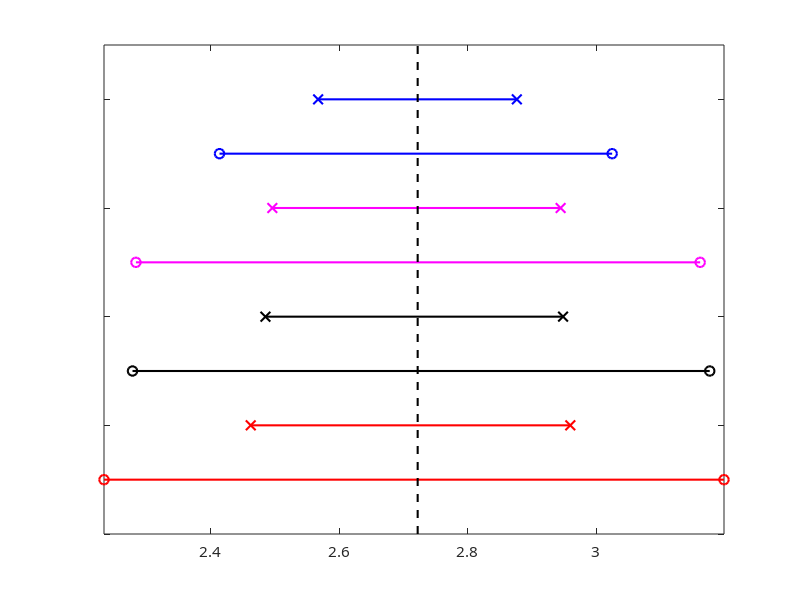
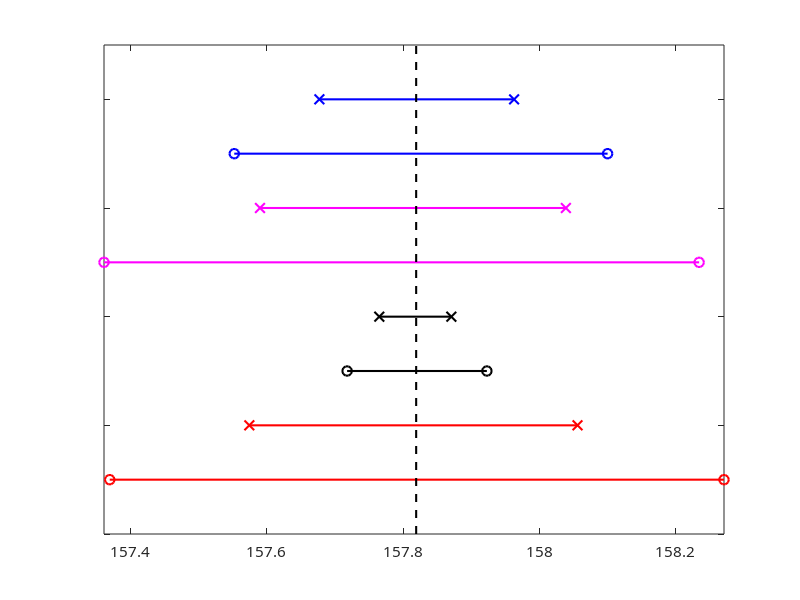
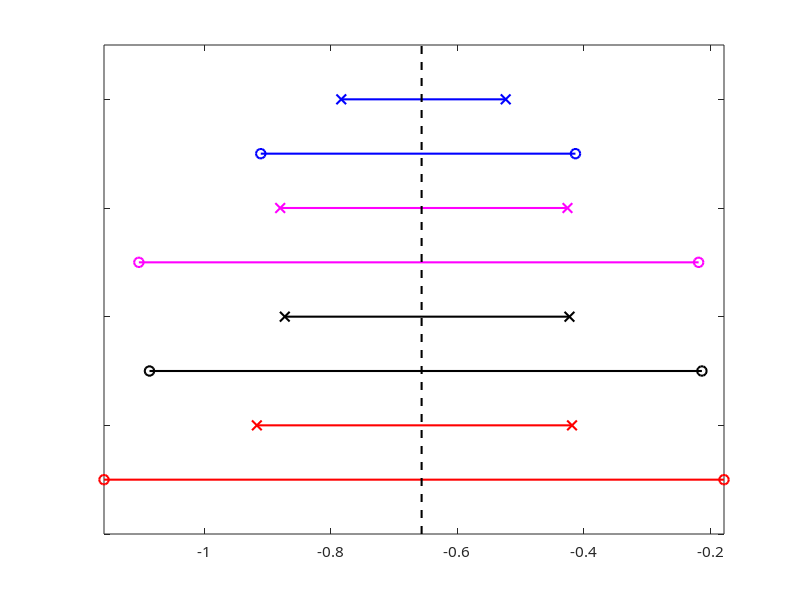
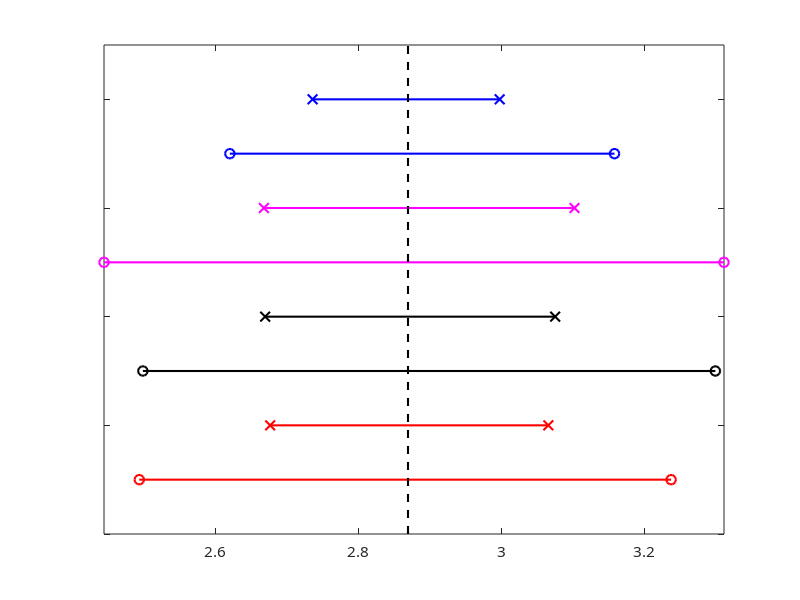

Source code (MATLAB) for these figures, in order:
function c5PlotIntervals()

NR_PARAMS = [2, 3, 4];

load('MCMC.mat');

parBoot = load('ParBootstrapRes.mat');
resBoot = load('ResBootstrapRes.mat');
wildBoot = load('WildBootstrapRes.mat');

MODELS = 3;

c = 1; % only plot intervals for couch position 1

% MCMC
mcmc_2sigma_model1 = squeeze(two_sigma_model1(c,:,:));
mcmc_conf95_model1 = squeeze(conf_95_model1(c,:,:));
mcmc_2sigma_model2 = squeeze(two_sigma_model2(c,:,:));
mcmc_conf95_model2 = squeeze(conf_95_model2(c,:,:));
mcmc_2sigma_model3 = squeeze(two_sigma_model3(c,:,:));
mcmc_conf95_model3 = squeeze(conf_95_model3(c,:,:));

% Parametric bootstrap
par_2sigma_model1 = squeeze(parBoot.BlinRes(:,3:4,c)); %3-4 are 2sigma ranges
par_conf95_model1 = squeeze(parBoot.BlinRes(:,5:6,c)); % 5-6 are 95% conf
par_2sigma_model2 = squeeze(parBoot.Bpol2Res(:,3:4,c));
par_conf95_model2 = squeeze(parBoot.Bpol2Res(:,5:6,c));
par_2sigma_model3 = squeeze(parBoot.Bpol3Res(:,3:4,c));
par_conf95_model3 = squeeze(parBoot.Bpol3Res(:,5:6,c));

% Residual bootstrap
res_2sigma_model1 = squeeze(resBoot.BlinRes(:,3:4,c)); %3-4 are 2sigma ranges
res_conf95_model1 = squeeze(resBoot.BlinRes(:,5:6,c)); % 5-6 are 95% conf
res_2sigma_model2 = squeeze(resBoot.Bpol2Res(:,3:4,c));
res_conf95_model2 = squeeze(resBoot.Bpol2Res(:,5:6,c));
res_2sigma_model3 = squeeze(resBoot.Bpol3Res(:,3:4,c));
res_conf95_model3 = squeeze(resBoot.Bpol3Res(:,5:6,c));

% Wild bootstrap
wild_2sigma_model1 = squeeze(wildBoot.BlinRes(:,3:4,c)); %3-4 are 2sigma ranges
wild_conf95_model1 = squeeze(wildBoot.BlinRes(:,5:6,c)); % 5-6 are 95% conf
wild_2sigma_model2 = squeeze(wildBoot.Bpol2Res(:,3:4,c));
wild_conf95_model2 = squeeze(wildBoot.Bpol2Res(:,5:6,c));
wild_2sigma_model3 = squeeze(wildBoot.Bpol3Res(:,3:4,c));
wild_conf95_model3 = squeeze(wildBoot.Bpol3Res(:,5:6,c));

boot_types={'mcmc', 'par', 'res', 'wild'};
colours = ['b', 'm', 'k', 'r'];

load('c2params_couch1.mat');

plotLegend = 0;

params = {params1, params2, params3};
%% model 1
for m=1:MODELS
  nr_params = NR_PARAMS(m);
  for p=1:nr_params
      h = figure
      alt = 8;
      for type=1:4
        sigma_name = sprintf('%s_2sigma_model%d', boot_types{type}, m);
        sigma = eval(sigma_name);
        spec = sprintf('%s-x', colours(type));
        plot(sigma(p,:), [alt,alt],spec,'LineWidth',1.5,'MarkerSize',7);
        alt = alt - 1;
        hold on
        
        conf_name = sprintf('%s_conf95_model%d', boot_types{type}, m);
        conf = eval(conf_name);
        spec = sprintf('%s-o', colours(type));
        plot(conf(p,:), [alt,alt],spec,'LineWidth',1.5,'MarkerSize',7);
        alt = alt - 1;
        hold on
      end
      
      % strike a dotted vertical line where the original fitted parameter
      % was
      params_model = params{m};
      plot(params_model(p) * ones(2,1), [0 9], '--k','LineWidth',1.5);
      
      xlabel_name = sprintf('', p);
      xlabel(xlabel_name);
      set(gca,'YTickLabel',[]);
      ylim ([0 9]);
      set(h, 'Position', [0 0 500 200]);
      if (plotLegend == 1)
        h_legend = legend('MCMC 2sigma','MCMC 95% conf', 'Parametric Bootstrap 2sigma', 'Parametric Bootstrap 95% conf',...
          'Residual Bootstrap 2sigma', 'Residual Bootstrap 95% conf',...
          'Wild Bootstrap 2sigma', 'Wild Bootstrap 95% conf', 'Location','NorthOutside');
        set(h_legend,'FontSize',14);
        set(h_legend, 'Box', 'off');
      end
      set(gca,'FontSize',11,'FontName','cmr')
      axis tight
      %legend('2 sigma Par Bootstrap', '2sigma MCMC', 'conf95ParBoot', 'conf95MCMC', 'location', 'northoutside');
      if (plotLegend == 1)
        filename = sprintf('../report/figures/task5/uncert_legend.eps');
      else
        filename = sprintf('../report/figures/task5/uncert_model%d_param%d.eps', m, p);
      end
      hgexport(h, filename);
  end
end


%  diag cov - 2sigma range
%   -0.166775137824368
%   -0.000000000000000
%   -0.000000000016855
%   -0.000000000018668
%   -0.000000000025459


end